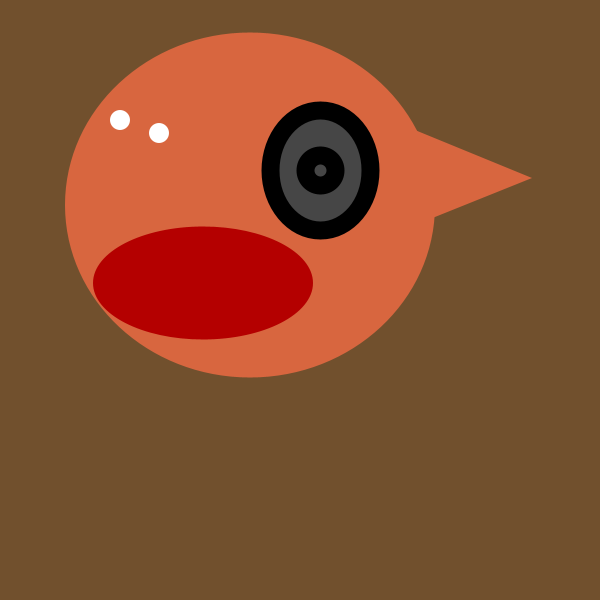
Frame 1 (no input)
Frame 60 (the mouse pressed at the canvas centre just before this capture): identical to frame 1, image omitted
Frame 120 (the mouse held since frame 60 and released just before this capture): identical to frame 1, image omitted

The Processing sketch that drew this single still picture (run headless with seeded random() and noise(); from frame 60 on, the mouse is pressed at the canvas centre):

// Processing sketch: processing_84460
// ── processing_84460.pde

// header
/******************************************
*  Processing Sketch Monster
*    
*  This is your first homework:
*  Make a monster like character
*  using simple shapes and color properties
*
*  Matt Richard 
******************************************/

// global variables


// setup
void setup(){
  // the setup function gets executed first thing
  // when the sketch loads and only is executed once
  size(600, 600); //size(width, height); in pixels
  smooth(); //this turns on anti-aliasing, makes things look pretty
}

// draw
void draw(){
  // When planning out the sketch you must think back to front like a painting.
  // The first things that you draw will get overlapped by the later things
  
  // 1. turn all pixels on the screen brown
  background(113, 80, 45);
  // 2. Head - ellipse(x, y, width, height);
  noStroke();// none
  fill(216, 102, 63);// orange
  ellipse(250, 205, 370, 345);
  // 3. left eye - rect(x, y, width, height);
  fill(70);// gray
  stroke(0);// black stroke
  strokeWeight(18);// thicker stroke to act as eye color
  ellipse(320, 170, 100, 120);
  // 4. eye part 2;
  ellipse(320, 170, 30, 30);
  // 5. ear
  noStroke();
  fill(216, 102, 63);// orange
  triangle(410, 128, 532, 178, 420, 223);
  // 6. mouth - rect(x, y, width, height);
  fill(180,0,0);// red
  ellipse(203, 283, 220, 113);
  // 7. nose - ellipse(x, y, width, height);
  fill(255);// white
  noStroke();
  ellipse(120, 120, 20, 20);
  
  fill(255);// white
  noStroke();
  ellipse(159, 133, 20, 20);
}
